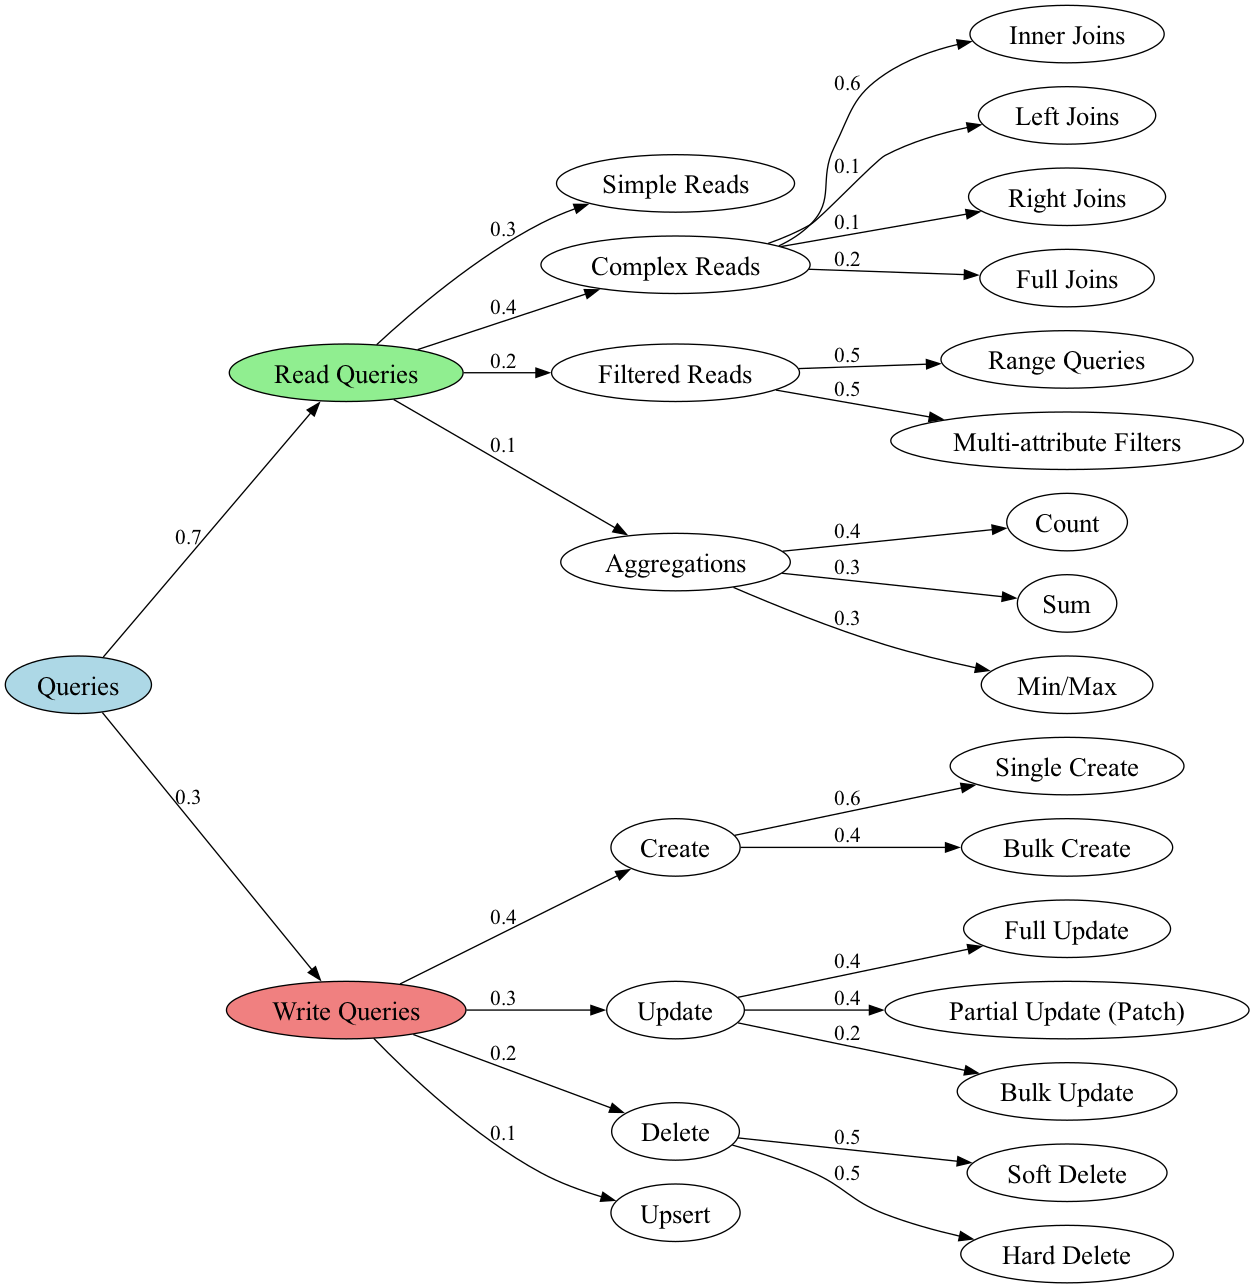

Recreate this plot in Python.
import networkx as nx
import matplotlib.pyplot as plt
import pygraphviz as pgv

# Create a directed graph
G = nx.DiGraph()

# Define nodes and their hierarchical relationships with probabilities
nodes = {
    "Queries": {"Read Queries": 0.7, "Write Queries": 0.3},
    "Read Queries": {"Simple Reads": 0.3, "Complex Reads": 0.4, "Filtered Reads": 0.2, "Aggregations": 0.1},
    "Filtered Reads": {"Range Queries": 0.5, "Multi-attribute Filters": 0.5},
    "Aggregations": {"Count": 0.4, "Sum": 0.3, "Min/Max": 0.3},
    "Complex Reads": {"Inner Joins": 0.6, "Left Joins": 0.1, "Right Joins": 0.1, "Full Joins": 0.2},
    "Write Queries": {"Create": 0.4, "Update": 0.3, "Delete": 0.2, "Upsert": 0.1},
    "Create": {"Single Create": 0.6, "Bulk Create": 0.4},
    "Update": {"Full Update": 0.4, "Partial Update (Patch)": 0.4, "Bulk Update": 0.2},
    "Delete": {"Soft Delete": 0.5, "Hard Delete": 0.5}
}

# Define node colors
colors = {
    "Queries": "lightblue",
    "Read Queries": "lightgreen",
    "Write Queries": "lightcoral",
    "Transactional Queries": "lightgoldenrodyellow",
    "Caching Queries": "lightpink",
    "Search Queries": "lightseagreen"
}

# Add edges with probabilities to the graph
for parent, children in nodes.items():
    for child, prob in children.items():
        G.add_edge(parent, child, label=f"{prob:.1f}")

# Create a pygraphviz AGraph from the NetworkX graph for better layout
G_pg = nx.nx_agraph.to_agraph(G)
G_pg.graph_attr.update(rankdir="LR")  # Set the layout direction to left-to-right
G_pg.node_attr.update(style="filled", fontsize=20)  # Increase font size for nodes
G_pg.edge_attr.update(fontsize=16)  # Increase font size for edge labels

# Set node colors
for node in G_pg.nodes():
    node.attr['fillcolor'] = colors.get(node, "white")

# Draw the graph
plt.figure(figsize=(30, 20))  # Adjust figsize to accommodate left-to-right layout
G_pg.layout(prog="dot")  # Use 'dot' layout algorithm for hierarchical graphs
G_pg.draw(path="graph.png", format="png")
